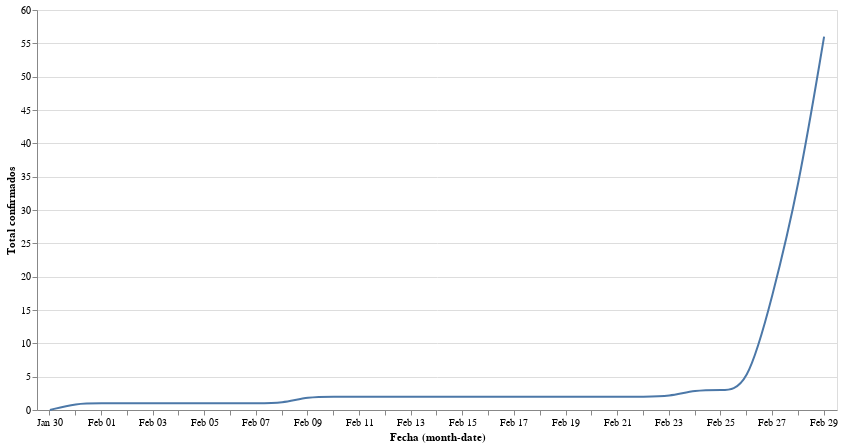

Notebook cell for this chart:
### Markdown cell above
## Total

### Code cell
#collapse

import requests
import pandas as pd
from io import BytesIO
import numpy as np
import altair as alt

# get data
response = requests.get('https://docs.google.com/spreadsheet/ccc?key=1FwOXbkWeuS1LHrKxhSfepGtsgQ6iIEQZmWig_JKo8z0&output=csv')
assert response.status_code == 200, 'Wrong status code'
data = response.content
df = pd.read_csv(BytesIO(data), parse_dates=['Fecha'], dayfirst=True)

# Create a selection that chooses the nearest point & selects based on x-value
source = df
nearest = alt.selection(type='single', nearest=True, on='mouseover',
                        fields=['Total confirmados'], empty='none')

# The basic line
line = alt.Chart(source).mark_line(interpolate='basis').encode(
    x='monthdate(Fecha):O',
    y='Total confirmados:Q',
)

# Transparent selectors across the chart. This is what tells us
# the x-value of the cursor
selectors = alt.Chart(source).mark_point().encode(
    x='monthdate(Fecha):O',
    opacity=alt.value(0),
).add_selection(
    nearest
)

# Draw points on the line, and highlight based on selection
points = line.mark_point().encode(
    opacity=alt.condition(nearest, alt.value(1), alt.value(0))
)

# Draw text labels near the points, and highlight based on selection
text = line.mark_text(align='left', dx=5, dy=-5).encode(
    text=alt.condition(nearest, 'Total confirmados:Q', alt.value(' '))
)

# Draw a rule at the location of the selection
rules = alt.Chart(source).mark_rule(color='gray').encode(
    x='monthdate(Fecha):O',
).transform_filter(
    nearest
)

# Put the five layers into a chart and bind the data
alt.layer(
    line, selectors, points, rules, text
).properties(
    width=800, height=400
)

### Figure 1 — Vega-Lite specification as saved in the notebook (floating-point values rounded to 4 significant figures)
{"config": {"view": {"continuousWidth": 400, "continuousHeight": 300}}, "layer": [{"mark": {"type": "line", "interpolate": "basis"}, "encoding": {"x": {"type": "ordinal", "field": "Fecha", "timeUnit": "monthdate"}, "y": {"type": "quantitative", "field": "Total confirmados"}}}, {"mark": "point", "encoding": {"opacity": {"value": 0}, "x": {"type": "ordinal", "field": "Fecha", "timeUnit": "monthdate"}}, "selection": {"selector001": {"type": "single", "nearest": true, "on": "mouseover", "fields": ["Total confirmados"], "empty": "none"}}}, {"mark": "point", "encoding": {"opacity": {"condition": {"value": 1, "selection": "selector001"}, "value": 0}, "x": {"type": "ordinal", "field": "Fecha", "timeUnit": "monthdate"}, "y": {"type": "quantitative", "field": "Total confirmados"}}}, {"mark": {"type": "rule", "color": "gray"}, "encoding": {"x": {"type": "ordinal", "field": "Fecha", "timeUnit": "monthdate"}}, "transform": [{"filter": {"selection": "selector001"}}]}, {"mark": {"type": "text", "align": "left", "dx": 5, "dy": -5}, "encoding": {"text": {"condition": {"type": "quantitative", "field": "Total confirmados", "selection": "selector001"}, "value": " "}, "x": {"type": "ordinal", "field": "Fecha", "timeUnit": "monthdate"}, "y": {"type": "quantitative", "field": "Total confirmados"}}}], "data": {"name": "data-6fb7bcadcca61d4cf80a3b42ca68f43d"}, "height": 400, "width": 800, "$schema": "https://vega.github.io/schema/vega-lite/v4.0.2.json", "datasets": {"data-6fb7bcadcca61d4cf80a3b42ca68f43d": [{"Fecha": "2020-01-30T00:00:00", "Asturias": 0, "Aragón": 0, "Baleares": 0, "Canarias": 0, "Cataluña": 0, "Castilla y León": 0, "Comunidad de Madrid": 0, "Comunidad Valenciana": 0, "Andalucía": 0, "País Vasco": 0, "Navarra": 0, "Total confirmados": 0}, {"Fecha": "2020-01-31T00:00:00", "Asturias": 0, "Aragón": 0, "Baleares": 0, "Canarias": 1, "Cataluña": 0, "Castilla y León": 0, "Comunidad de Madrid": 0, "Comunidad Valenciana": 0, "Andalucía": 0, "País Vasco": 0, "Navarra": 0, "Total confirmados": 1}, {"Fecha": "2020-02-01T00:00:00", "Asturias": 0, "Aragón": 0, "Baleares": 0, "Canarias": 1, "Cataluña": 0, "Castilla y León": 0, "Comunidad de Madrid": 0, "Comunidad Valenciana": 0, "Andalucía": 0, "País Vasco": 0, "Navarra": 0, "Total confirmados": 1}, {"Fecha": "2020-02-02T00:00:00", "Asturias": 0, "Aragón": 0, "Baleares": 0, "Canarias": 1, "Cataluña": 0, "Castilla y León": 0, "Comunidad de Madrid": 0, "Comunidad Valenciana": 0, "Andalucía": 0, "País Vasco": 0, "Navarra": 0, "Total confirmados": 1}, {"Fecha": "2020-02-03T00:00:00", "Asturias": 0, "Aragón": 0, "Baleares": 0, "Canarias": 1, "Cataluña": 0, "Castilla y León": 0, "Comunidad de Madrid": 0, "Comunidad Valenciana": 0, "Andalucía": 0, "País Vasco": 0, "Navarra": 0, "Total confirmados": 1}, {"Fecha": "2020-02-04T00:00:00", "Asturias": 0, "Aragón": 0, "Baleares": 0, "Canarias": 1, "Cataluña": 0, "Castilla y León": 0, "Comunidad de Madrid": 0, "Comunidad Valenciana": 0, "Andalucía": 0, "País Vasco": 0, "Navarra": 0, "Total confirmados": 1}, {"Fecha": "2020-02-05T00:00:00", "Asturias": 0, "Aragón": 0, "Baleares": 0, "Canarias": 1, "Cataluña": 0, "Castilla y León": 0, "Comunidad de Madrid": 0, "Comunidad Valenciana": 0, "Andalucía": 0, "País Vasco": 0, "Navarra": 0, "Total confirmados": 1}, {"Fecha": "2020-02-06T00:00:00", "Asturias": 0, "Aragón": 0, "Baleares": 0, "Canarias": 1, "Cataluña": 0, "Castilla y León": 0, "Comunidad de Madrid": 0, "Comunidad Valenciana": 0, "Andalucía": 0, "País Vasco": 0, "Navarra": 0, "Total confirmados": 1}, {"Fecha": "2020-02-07T00:00:00", "Asturias": 0, "Aragón": 0, "Baleares": 0, "Canarias": 1, "Cataluña": 0, "Castilla y León": 0, "Comunidad de Madrid": 0, "Comunidad Valenciana": 0, "Andalucía": 0, "País Vasco": 0, "Navarra": 0, "Total confirmados": 1}, {"Fecha": "2020-02-08T00:00:00", "Asturias": 0, "Aragón": 0, "Baleares": 0, "Canarias": 1, "Cataluña": 0, "Castilla y León": 0, "Comunidad de Madrid": 0, "Comunidad Valenciana": 0, "Andalucía": 0, "País Vasco": 0, "Navarra": 0, "Total confirmados": 1}, {"Fecha": "2020-02-09T00:00:00", "Asturias": 0, "Aragón": 0, "Baleares": 1, "Canarias": 1, "Cataluña": 0, "Castilla y León": 0, "Comunidad de Madrid": 0, "Comunidad Valenciana": 0, "Andalucía": 0, "País Vasco": 0, "Navarra": 0, "Total confirmados": 2}, {"Fecha": "2020-02-10T00:00:00", "Asturias": 0, "Aragón": 0, "Baleares": 1, "Canarias": 1, "Cataluña": 0, "Castilla y León": 0, "Comunidad de Madrid": 0, "Comunidad Valenciana": 0, "Andalucía": 0, "País Vasco": 0, "Navarra": 0, "Total confirmados": 2}, {"Fecha": "2020-02-11T00:00:00", "Asturias": 0, "Aragón": 0, "Baleares": 1, "Canarias": 1, "Cataluña": 0, "Castilla y León": 0, "Comunidad de Madrid": 0, "Comunidad Valenciana": 0, "Andalucía": 0, "País Vasco": 0, "Navarra": 0, "Total confirmados": 2}, {"Fecha": "2020-02-12T00:00:00", "Asturias": 0, "Aragón": 0, "Baleares": 1, "Canarias": 1, "Cataluña": 0, "Castilla y León": 0, "Comunidad de Madrid": 0, "Comunidad Valenciana": 0, "Andalucía": 0, "País Vasco": 0, "Navarra": 0, "Total confirmados": 2}, {"Fecha": "2020-02-13T00:00:00", "Asturias": 0, "Aragón": 0, "Baleares": 1, "Canarias": 1, "Cataluña": 0, "Castilla y León": 0, "Comunidad de Madrid": 0, "Comunidad Valenciana": 0, "Andalucía": 0, "País Vasco": 0, "Navarra": 0, "Total confirmados": 2}, {"Fecha": "2020-02-14T00:00:00", "Asturias": 0, "Aragón": 0, "Baleares": 1, "Canarias": 1, "Cataluña": 0, "Castilla y León": 0, "Comunidad de Madrid": 0, "Comunidad Valenciana": 0, "Andalucía": 0, "País Vasco": 0, "Navarra": 0, "Total confirmados": 2}, {"Fecha": "2020-02-15T00:00:00", "Asturias": 0, "Aragón": 0, "Baleares": 1, "Canarias": 1, "Cataluña": 0, "Castilla y León": 0, "Comunidad de Madrid": 0, "Comunidad Valenciana": 0, "Andalucía": 0, "País Vasco": 0, "Navarra": 0, "Total confirmados": 2}, {"Fecha": "2020-02-16T00:00:00", "Asturias": 0, "Aragón": 0, "Baleares": 1, "Canarias": 1, "Cataluña": 0, "Castilla y León": 0, "Comunidad de Madrid": 0, "Comunidad Valenciana": 0, "Andalucía": 0, "País Vasco": 0, "Navarra": 0, "Total confirmados": 2}, {"Fecha": "2020-02-17T00:00:00", "Asturias": 0, "Aragón": 0, "Baleares": 1, "Canarias": 1, "Cataluña": 0, "Castilla y León": 0, "Comunidad de Madrid": 0, "Comunidad Valenciana": 0, "Andalucía": 0, "País Vasco": 0, "Navarra": 0, "Total confirmados": 2}, {"Fecha": "2020-02-18T00:00:00", "Asturias": 0, "Aragón": 0, "Baleares": 1, "Canarias": 1, "Cataluña": 0, "Castilla y León": 0, "Comunidad de Madrid": 0, "Comunidad Valenciana": 0, "Andalucía": 0, "País Vasco": 0, "Navarra": 0, "Total confirmados": 2}, {"Fecha": "2020-02-19T00:00:00", "Asturias": 0, "Aragón": 0, "Baleares": 1, "Canarias": 1, "Cataluña": 0, "Castilla y León": 0, "Comunidad de Madrid": 0, "Comunidad Valenciana": 0, "Andalucía": 0, "País Vasco": 0, "Navarra": 0, "Total confirmados": 2}, {"Fecha": "2020-02-20T00:00:00", "Asturias": 0, "Aragón": 0, "Baleares": 1, "Canarias": 1, "Cataluña": 0, "Castilla y León": 0, "Comunidad de Madrid": 0, "Comunidad Valenciana": 0, "Andalucía": 0, "País Vasco": 0, "Navarra": 0, "Total confirmados": 2}, {"Fecha": "2020-02-21T00:00:00", "Asturias": 0, "Aragón": 0, "Baleares": 1, "Canarias": 1, "Cataluña": 0, "Castilla y León": 0, "Comunidad de Madrid": 0, "Comunidad Valenciana": 0, "Andalucía": 0, "País Vasco": 0, "Navarra": 0, "Total confirmados": 2}, {"Fecha": "2020-02-22T00:00:00", "Asturias": 0, "Aragón": 0, "Baleares": 1, "Canarias": 1, "Cataluña": 0, "Castilla y León": 0, "Comunidad de Madrid": 0, "Comunidad Valenciana": 0, "Andalucía": 0, "País Vasco": 0, "Navarra": 0, "Total confirmados": 2}, {"Fecha": "2020-02-23T00:00:00", "Asturias": 0, "Aragón": 0, "Baleares": 1, "Canarias": 1, "Cataluña": 0, "Castilla y León": 0, "Comunidad de Madrid": 0, "Comunidad Valenciana": 0, "Andalucía": 0, "País Vasco": 0, "Navarra": 0, "Total confirmados": 2}, {"Fecha": "2020-02-24T00:00:00", "Asturias": 0, "Aragón": 0, "Baleares": 1, "Canarias": 2, "Cataluña": 0, "Castilla y León": 0, "Comunidad de Madrid": 0, "Comunidad Valenciana": 0, "Andalucía": 0, "País Vasco": 0, "Navarra": 0, "Total confirmados": 3}, {"Fecha": "2020-02-25T00:00:00", "Asturias": 0, "Aragón": 0, "Baleares": 1, "Canarias": 2, "Cataluña": 0, "Castilla y León": 0, "Comunidad de Madrid": 0, "Comunidad Valenciana": 0, "Andalucía": 0, "País Vasco": 0, "Navarra": 0, "Total confirmados": 3}, {"Fecha": "2020-02-26T00:00:00", "Asturias": 0, "Aragón": 0, "Baleares": 1, "Canarias": 2, "Cataluña": 0, "Castilla y León": 0, "Comunidad de Madrid": 0, "Comunidad Valenciana": 0, "Andalucía": 0, "País Vasco": 0, "Navarra": 0, "Total confirmados": 3}, {"Fecha": "2020-02-27T00:00:00", "Asturias": 0, "Aragón": 0, "Baleares": 1, "Canarias": 6, "Cataluña": 3, "Castilla y León": 0, "Comunidad de Madrid": 4, "Comunidad Valenciana": 2, "Andalucía": 1, "País Vasco": 0, "Navarra": 0, "Total confirmados": 17}, {"Fecha": "2020-02-28T00:00:00", "Asturias": 0, "Aragón": 0, "Baleares": 1, "Canarias": 6, "Cataluña": 3, "Castilla y León": 2, "Comunidad de Madrid": 5, "Comunidad Valenciana": 9, "Andalucía": 7, "País Vasco": 0, "Navarra": 0, "Total confirmados": 33}, {"Fecha": "2020-02-29T00:00:00", "Asturias": 1, "Aragón": 1, "Baleares": 2, "Canarias": 7, "Cataluña": 6, "Castilla y León": 2, "Comunidad de Madrid": 10, "Comunidad Valenciana": 15, "Andalucía": 10, "País Vasco": 3, "Navarra": 1, "Total confirmados": 56}]}}
